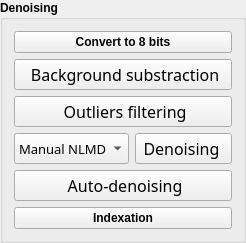
         <widget class="QGroupBox" name="groupBox">
          <property name="font">
           <font>
            <weight>75</weight>
            <bold>true</bold>
           </font>
          </property>
          <property name="title">
           <string>Denoising</string>
          </property>
          <layout class="QVBoxLayout" name="verticalLayout_11">
           <item>
            <widget class="QPushButton" name="Eight_bits_button">
             <property name="text">
              <string>Convert to 8 bits</string>
             </property>
             <property name="icon">
              <iconset>
               <normaloff>icons/Export.png</normaloff>icons/Export.png</iconset>
             </property>
            </widget>
           </item>
           <item>
            <widget class="QPushButton" name="Background_remover_button">
             <property name="sizePolicy">
              <sizepolicy hsizetype="Minimum" vsizetype="Minimum">
               <horstretch>0</horstretch>
               <verstretch>0</verstretch>
              </sizepolicy>
             </property>
             <property name="minimumSize">
              <size>
               <width>96</width>
               <height>0</height>
              </size>
             </property>
             <property name="font">
              <font>
               <family>Noto Sans Cond</family>
               <pointsize>12</pointsize>
               <weight>50</weight>
               <italic>false</italic>
               <bold>false</bold>
              </font>
             </property>
             <property name="toolTip">
              <string>&lt;html&gt;&lt;head/&gt;&lt;body&gt;&lt;p&gt;&lt;span style=&quot; font-size:11pt;&quot;&gt;Remove FFT first component.&lt;/span&gt;&lt;/p&gt;&lt;/body&gt;&lt;/html&gt;</string>
             </property>
             <property name="styleSheet">
              <string notr="true"/>
             </property>
             <property name="text">
              <string> Background substraction</string>
             </property>
             <property name="icon">
              <iconset>
               <normaloff>icons/background_icon.png</normaloff>icons/background_icon.png</iconset>
             </property>
            </widget>
           </item>
           <item>
            <widget class="QPushButton" name="Remove_outliers_button">
             <property name="sizePolicy">
              <sizepolicy hsizetype="Minimum" vsizetype="Minimum">
               <horstretch>0</horstretch>
               <verstretch>0</verstretch>
              </sizepolicy>
             </property>
             <property name="minimumSize">
              <size>
               <width>96</width>
               <height>0</height>
              </size>
             </property>
             <property name="font">
              <font>
               <family>Noto Sans Cond</family>
               <pointsize>12</pointsize>
               <weight>50</weight>
               <italic>false</italic>
               <bold>false</bold>
              </font>
             </property>
             <property name="toolTip">
              <string>&lt;html&gt;&lt;head/&gt;&lt;body&gt;&lt;p&gt;&lt;span style=&quot; font-size:11pt;&quot;&gt;Filter outliers using median approach.&lt;/span&gt;&lt;/p&gt;&lt;/body&gt;&lt;/html&gt;</string>
             </property>
             <property name="styleSheet">
              <string notr="true"/>
             </property>
             <property name="text">
              <string> Outliers filtering</string>
             </property>
             <property name="icon">
              <iconset>
               <normaloff>icons/remove_outliers_icon.png</normaloff>icons/remove_outliers_icon.png</iconset>
             </property>
            </widget>
           </item>
           <item>
            <layout class="QHBoxLayout" name="horizontalLayout">
             <item>
              <widget class="QComboBox" name="Choice_denoiser">
               <property name="sizePolicy">
                <sizepolicy hsizetype="Preferred" vsizetype="Minimum">
                 <horstretch>0</horstretch>
                 <verstretch>0</verstretch>
                </sizepolicy>
               </property>
               <property name="font">
                <font>
                 <family>Noto Sans Cond</family>
                 <pointsize>10</pointsize>
                 <weight>50</weight>
                 <italic>false</italic>
                 <bold>false</bold>
                </font>
               </property>
               <property name="contextMenuPolicy">
                <enum>Qt::NoContextMenu</enum>
               </property>
               <property name="toolTip">
                <string>&lt;html&gt;&lt;head/&gt;&lt;body&gt;&lt;p&gt;&lt;span style=&quot; font-size:11pt;&quot;&gt;Choose of the algorithm.&lt;/span&gt;&lt;/p&gt;&lt;/body&gt;&lt;/html&gt;</string>
               </property>
               <property name="styleSheet">
                <string notr="true"/>
               </property>
               <item>
                <property name="text">
                 <string>Manual NLMD</string>
                </property>
               </item>
               <item>
                <property name="text">
                 <string>Manual BM3D</string>
                </property>
               </item>
               <item>
                <property name="text">
                 <string>Manual VSNR</string>
                </property>
               </item>
               <item>
                <property name="text">
                 <string>Manual TV</string>
                </property>
               </item>
              </widget>
             </item>
             <item alignment="Qt::AlignHCenter">
              <widget class="QPushButton" name="Manual_denoising_button">
               <property name="sizePolicy">
                <sizepolicy hsizetype="Expanding" vsizetype="Minimum">
                 <horstretch>0</horstretch>
                 <verstretch>0</verstretch>
                </sizepolicy>
               </property>
               <property name="minimumSize">
                <size>
                 <width>96</width>
                 <height>0</height>
                </size>
               </property>
               <property name="font">
                <font>
                 <family>Noto Sans Cond</family>
                 <pointsize>12</pointsize>
                 <weight>50</weight>
                 <italic>false</italic>
                 <bold>false</bold>
                </font>
               </property>
               <property name="toolTip">
                <string>&lt;html&gt;&lt;head/&gt;&lt;body&gt;&lt;p&gt;&lt;span style=&quot; font-size:11pt;&quot;&gt;Perform manual denoising step.&lt;/span&gt;&lt;/p&gt;&lt;/body&gt;&lt;/html&gt;</string>
               </property>
               <property name="styleSheet">
                <string notr="true"/>
               </property>
               <property name="text">
                <string> Denoising  </string>
               </property>
               <property name="icon">
                <iconset>
                 <normaloff>icons/filter_icon.png</normaloff>icons/filter_icon.png</iconset>
               </property>
              </widget>
             </item>
            </layout>
           </item>
           <item>
            <widget class="QPushButton" name="Auto_denoising_button">
             <property name="sizePolicy">
              <sizepolicy hsizetype="Minimum" vsizetype="Minimum">
               <horstretch>0</horstretch>
               <verstretch>0</verstretch>
              </sizepolicy>
             </property>
             <property name="minimumSize">
              <size>
               <width>96</width>
               <height>0</height>
              </size>
             </property>
             <property name="font">
              <font>
               <family>Noto Sans Cond</family>
               <pointsize>12</pointsize>
               <weight>50</weight>
               <italic>false</italic>
               <bold>false</bold>
              </font>
             </property>
             <property name="toolTip">
              <string>&lt;html&gt;&lt;head/&gt;&lt;body&gt;&lt;p&gt;&lt;span style=&quot; font-size:11pt;&quot;&gt;Define best denoising parameter using an image reference.&lt;/span&gt;&lt;/p&gt;&lt;/body&gt;&lt;/html&gt;</string>
             </property>
             <property name="styleSheet">
              <string notr="true"/>
             </property>
             <property name="text">
              <string> Auto-denoising</string>
             </property>
             <property name="icon">
              <iconset>
               <normaloff>icons/filter_icon.png</normaloff>icons/filter_icon.png</iconset>
             </property>
            </widget>
           </item>
           <item>
            <widget class="QPushButton" name="Indexation_button">
             <property name="toolTip">
              <string>&lt;html&gt;&lt;head/&gt;&lt;body&gt;&lt;p&gt;&lt;span style=&quot; font-size:11pt;&quot;&gt;Orientation indexing for eCHORD data.&lt;/span&gt;&lt;/p&gt;&lt;/body&gt;&lt;/html&gt;</string>
             </property>
             <property name="text">
              <string>Indexation</string>
             </property>
             <property name="icon">
              <iconset>
               <normaloff>icons/Indexation_icon.png</normaloff>icons/Indexation_icon.png</iconset>
             </property>
            </widget>
           </item>
          </layout>
         </widget>
